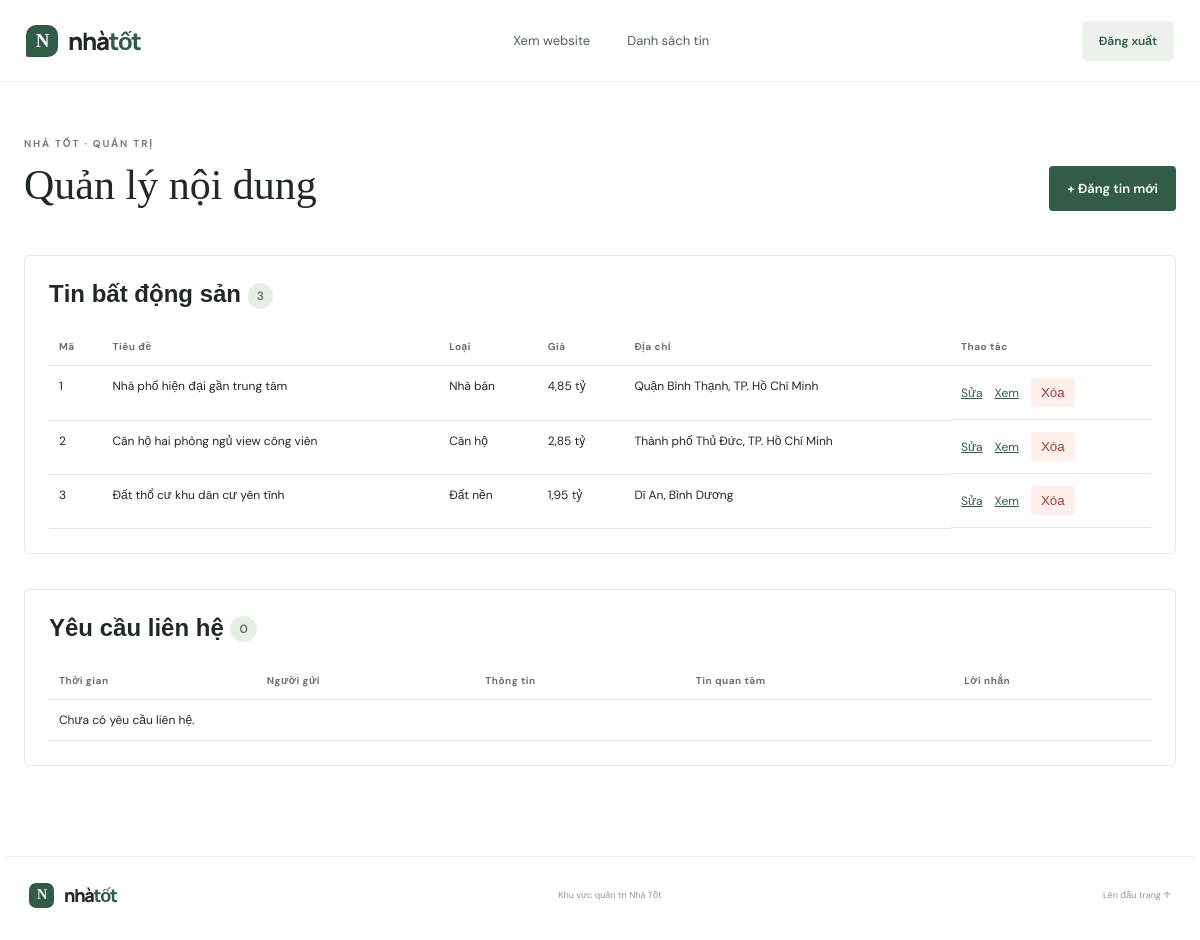
The app's page /app/public/admin.php (signed in) with its own data.
### tables this page shows
CREATE TABLE IF NOT EXISTS properties (
  id BIGINT UNSIGNED NOT NULL AUTO_INCREMENT PRIMARY KEY,
  title VARCHAR(180) NOT NULL,
  description TEXT NOT NULL,
  property_type VARCHAR(40) NOT NULL,
  price BIGINT UNSIGNED NOT NULL,
  area DECIMAL(8,2) NOT NULL,
  address VARCHAR(240) NOT NULL,
  image_url VARCHAR(500) NOT NULL DEFAULT '',
  created_at TIMESTAMP NOT NULL DEFAULT CURRENT_TIMESTAMP,
  INDEX idx_properties_search (property_type, price, area)
) DEFAULT;

### app/public/admin.php (the view, shortened to what this page needs)
<?php
function h(mixed $value): string { return htmlspecialchars((string)$value, ENT_QUOTES | ENT_SUBSTITUTE, 'UTF-8'); }
function money(int|string $value): string { return number_format((float)$value / 1_000_000_000, 2, ',', '.') . ' tỷ'; }
$adminPassword = getenv('ADMIN_PASSWORD') ?: '';
$errors = [];
$pdo = null;
try {
    $dsn = 'mysql:host=' . (getenv('DB_HOST') ?: 'db') . ';dbname=' . (getenv('DB_NAME') ?: 'batdongsan') . ';charset=utf8mb4';
    $pdo = new PDO($dsn, getenv('DB_USER') ?: 'bds_app', getenv('DB_PASSWORD') ?: '', [PDO::ATTR_ERRMODE => PDO::ERRMODE_EXCEPTION, PDO::ATTR_DEFAULT_FETCH_MODE => PDO::FETCH_ASSOC]);
} catch (Throwable $e) { http_response_code(503); error_log('Admin database unavailable: ' . $e->getMessage()); $errors[] = 'Không kết nối được cơ sở dữ liệu.'; }
$loggedIn = ($_SESSION['is_admin'] ?? false) === true;
$editProperty = null; $properties = []; $contacts = [];
if ($pdo && $loggedIn) {
    $properties=$pdo->query('SELECT id,title,property_type,price,address,created_at FROM properties ORDER BY created_at DESC LIMIT 100')->fetchAll();
    $contacts=$pdo->query('SELECT c.id,c.name,c.email,c.phone,c.message,c.created_at,p.id AS property_id,p.title AS property_title FROM contacts c LEFT JOIN properties p ON p.id=c.property_id ORDER BY c.created_at DESC LIMIT 100')->fetchAll();
}
?>
<!doctype html><html lang="vi"><head><meta charset="utf-8"><meta name="viewport" content="width=device-width,initial-scale=1"><title>Quản trị Nhà Tốt</title><link rel="stylesheet" href="/style.css"></head><body>
<header class="topbar"><a class="brand" href="/"><span class="brand-mark">N</span><span>nhà<span class="brand-accent">tốt</span></span></a><nav><a href="/">Xem website</a><a href="/listings">Danh sách tin</a></nav><?php if($loggedIn): ?><form method="post" action="/admin"><input type="hidden" name="csrf" value="<?=h($_SESSION['admin_csrf'])?>"><input type="hidden" name="action" value="logout"><button class="post-link admin-logout" type="submit">Đăng xuất</button></form><?php endif; ?></header>
<?php if(!$loggedIn): ?><main class="admin-login"><div class="eyebrow">KHU VỰC QUẢN TRỊ</div><h1>Đăng nhập quản trị</h1><p>Quản lý tin bất động sản và các yêu cầu liên hệ.</p><?php if(!$adminPassword): ?><div class="notice error">Chưa cấu hình ADMIN_PASSWORD trong file .env. Hãy đặt mật khẩu quản trị mạnh rồi khởi động lại dịch vụ web.</div><?php endif; ?><?php foreach($errors as $error): ?><div class="notice error"><?=h($error)?></div><?php endforeach; ?><form class="contact-form" method="post" action="/admin"><input type="hidden" name="csrf" value="<?=h($_SESSION['admin_csrf'])?>"><input type="hidden" name="action" value="login"><label>TÊN ĐĂNG NHẬP<input name="username" autocomplete="username" required maxlength="100"></label><label>MẬT KHẨU<input type="password" name="password" autocomplete="current-password" required></label><button class="search-button" type="submit">Đăng nhập</button></form></main>
<?php else: ?><main class="admin-page"><div class="section-heading"><div><div class="eyebrow">NHÀ TỐT · QUẢN TRỊ</div><h1>Quản lý nội dung</h1></div><a class="hero-cta" href="/post">+ Đăng tin mới</a></div>
<section class="admin-section"><h2>Tin bất động sản <span><?=count($properties)?></span></h2><div class="admin-table-wrap"><table class="admin-table"><thead><tr><th>Mã</th><th>Tiêu đề</th><th>Loại</th><th>Giá</th><th>Địa chỉ</th><th>Thao tác</th></tr></thead><tbody><?php foreach($properties as $p): ?><tr><td><?=h($p['id'])?></td><td><?=h($p['title'])?></td><td><?=h($p['property_type'])?></td><td><?=h(money($p['price']))?></td><td><?=h($p['address'])?></td><td class="admin-actions"><a href="/admin?edit=<?=h($p['id'])?>">Sửa</a><a href="/property?id=<?=h($p['id'])?>">Xem</a><form method="post" action="/admin"><input type="hidden" name="csrf" value="<?=h($_SESSION['admin_csrf'])?>"><input type="hidden" name="action" value="delete_property"><input type="hidden" name="id" value="<?=h($p['id'])?>"><button type="submit" class="danger-button">Xóa</button></form></td></tr><?php endforeach; ?><?php if(!$properties): ?><tr><td colspan="6">Chưa có tin đăng.</td></tr><?php endif; ?></tbody></table></div></section>
<section class="admin-section"><h2>Yêu cầu liên hệ <span><?=count($contacts)?></span></h2><div class="admin-table-wrap"><table class="admin-table"><thead><tr><th>Thời gian</th><th>Người gửi</th><th>Thông tin</th><th>Tin quan tâm</th><th>Lời nhắn</th></tr></thead><tbody><?php if(!$contacts): ?><tr><td colspan="5">Chưa có yêu cầu liên hệ.</td></tr><?php endif; ?></tbody></table></div></section></main><?php endif; ?>
<footer><a class="brand" href="/"><span class="brand-mark">N</span><span>nhà<span class="brand-accent">tốt</span></span></a><span>Khu vực quản trị Nhà Tốt</span><a href="#">Lên đầu trang ↑</a></footer></body></html>

### app/public/style.css (style rules this page uses)
:root { --ink:#202924;--muted:#68726c;--green:#315d48;--green2:#456d57;--mint:#e7eee6;--cream:#f6f5f0;--line:#e5e7e1;--serif:Georgia,'Times New Roman',serif;--sans:'DM Sans',sans-serif }
* { box-sizing:border-box }
html { scroll-behavior:smooth }
body { margin:0;color:var(--ink);background:#fff;font:15px var(--sans);-webkit-font-smoothing:antialiased }
.topbar { height:82px;max-width:1240px;margin:auto;padding:0 26px;display:flex;align-items:center;justify-content:space-between;border-bottom:1px solid #eff0ec }
.brand { display:flex;align-items:center;gap:10px;text-decoration:none;color:var(--ink);font:800 24px 'Manrope',sans-serif;letter-spacing:-1.3px }
.brand-mark { display:grid;place-items:center;background:var(--green);color:white;width:32px;height:32px;border-radius:10px 10px 10px 2px;font:700 19px var(--serif) }
.brand-accent { color:var(--green) }
nav { display:flex;gap:37px }
nav a,.post-link { font-size:13px;text-decoration:none;color:#526057 }
.post-link { background:#edf2ec;padding:12px 17px;border-radius:5px;color:var(--green);font-weight:700 }
.eyebrow { font-size:10px;letter-spacing:1.8px;font-weight:700;color:#728075 }
.hero-cta { display:inline-flex;gap:22px;align-items:center;margin-top:19px;padding:14px 18px;border-radius:4px;background:var(--green);color:#fff;font-size:13px;font-weight:600;text-decoration:none }
.section-heading { display:flex;justify-content:space-between;align-items:flex-end;margin-bottom:30px }
footer { max-width:1190px;margin:auto;padding:26px 24px 32px;display:flex;align-items:center;justify-content:space-between;border-top:1px solid #f2f3ef }
footer .brand { font-size:18px }
footer .brand-mark { width:25px;height:25px;font-size:14px;border-radius:7px }
footer>span,footer>a:last-child { font-size:9px;color:#909991;text-decoration:none }
.admin-login h1,.admin-page h1 { font:500 38px/1.1 var(--serif);margin:12px 0 }
.admin-page { max-width:1240px;margin:55px auto 90px;padding:0 24px }
.admin-page .section-heading { align-items:center }
.admin-page .section-heading h1 { font-size:42px }
.admin-logout { border:0;cursor:pointer;font:600 12px var(--sans) }
.admin-section,.admin-edit { margin:35px 0;padding:24px;background:#fff;border:1px solid var(--line);border-radius:5px }
.admin-section h2,.admin-edit h2 { font:600 24px Arial,sans-serif;letter-spacing:0;word-spacing:normal;font-kerning:none;margin:0 0 20px }
.admin-section h2 span { font:600 12px var(--sans);letter-spacing:0;color:var(--muted);background:var(--mint);border-radius:20px;padding:5px 9px;vertical-align:middle }
.admin-table-wrap { overflow:auto }
.admin-table { width:100%;border-collapse:collapse;font:12px var(--sans) }
.admin-table th,.admin-table td { text-align:left;padding:12px 10px;border-bottom:1px solid var(--line);vertical-align:top }
.admin-table th { font-size:10px;letter-spacing:.5px;color:var(--muted);white-space:nowrap }
.admin-table a { color:var(--green) }
.admin-actions { display:flex;align-items:center;gap:12px;white-space:nowrap }
.admin-actions form { margin:0 }
.danger-button { border:0;background:#fff0ed;color:#9c4336;padding:7px 10px;border-radius:3px;cursor:pointer }

### records on screen
properties: id "1", title "Nhà phố hiện đại gần trung tâm", property_type "Nhà bán", price "4,85 tỷ", address "Quận Bình Thạnh, TP. Hồ Chí Minh"
properties: id "2", title "Căn hộ hai phòng ngủ view công viên", property_type "Căn hộ", price "2,85 tỷ", address "Thành phố Thủ Đức, TP. Hồ Chí Minh"
properties: id "3", title "Đất thổ cư khu dân cư yên tĩnh", property_type "Đất nền", price "1,95 tỷ", address "Dĩ An, Bình Dương"

### other values on screen
count($properties) "3"
count($contacts) "0"
